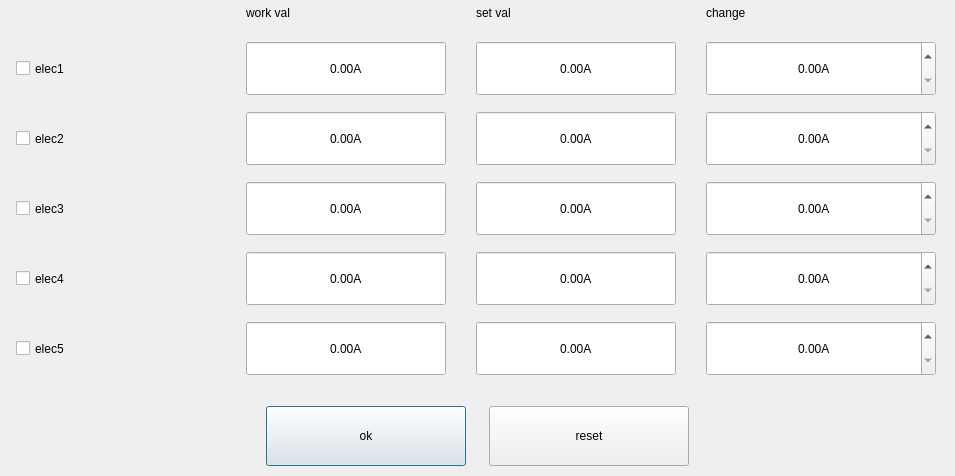
<?xml version="1.0" encoding="UTF-8"?>
<ui version="4.0">
 <class>mEletDlgAdmin</class>
 <widget class="QDialog" name="mEletDlgAdmin">
  <property name="geometry">
   <rect>
    <x>0</x>
    <y>0</y>
    <width>955</width>
    <height>476</height>
   </rect>
  </property>
  <property name="windowTitle">
   <string>Dialog</string>
  </property>
  <layout class="QVBoxLayout" name="verticalLayout_2">
   <property name="spacing">
    <number>0</number>
   </property>
   <property name="topMargin">
    <number>0</number>
   </property>
   <property name="bottomMargin">
    <number>0</number>
   </property>
   <item>
    <layout class="QVBoxLayout" name="verticalLayout">
     <property name="spacing">
      <number>0</number>
     </property>
     <item>
      <layout class="QGridLayout" name="gridLayout" columnstretch="1,0,0,0">
       <property name="horizontalSpacing">
        <number>25</number>
       </property>
       <property name="verticalSpacing">
        <number>15</number>
       </property>
       <item row="1" column="2">
        <widget class="QDoubleSpinBox" name="mDSpin1_2">
         <property name="minimumSize">
          <size>
           <width>130</width>
           <height>55</height>
          </size>
         </property>
         <property name="maximumSize">
          <size>
           <width>200</width>
           <height>55</height>
          </size>
         </property>
         <property name="alignment">
          <set>Qt::AlignCenter</set>
         </property>
         <property name="readOnly">
          <bool>true</bool>
         </property>
         <property name="buttonSymbols">
          <enum>QAbstractSpinBox::NoButtons</enum>
         </property>
         <property name="suffix">
          <string>A</string>
         </property>
        </widget>
       </item>
       <item row="2" column="2">
        <widget class="QDoubleSpinBox" name="mDSpin2_2">
         <property name="minimumSize">
          <size>
           <width>130</width>
           <height>55</height>
          </size>
         </property>
         <property name="maximumSize">
          <size>
           <width>200</width>
           <height>55</height>
          </size>
         </property>
         <property name="alignment">
          <set>Qt::AlignCenter</set>
         </property>
         <property name="readOnly">
          <bool>true</bool>
         </property>
         <property name="buttonSymbols">
          <enum>QAbstractSpinBox::NoButtons</enum>
         </property>
         <property name="suffix">
          <string>A</string>
         </property>
        </widget>
       </item>
       <item row="3" column="2">
        <widget class="QDoubleSpinBox" name="mDSpin3_2">
         <property name="minimumSize">
          <size>
           <width>130</width>
           <height>55</height>
          </size>
         </property>
         <property name="maximumSize">
          <size>
           <width>200</width>
           <height>55</height>
          </size>
         </property>
         <property name="alignment">
          <set>Qt::AlignCenter</set>
         </property>
         <property name="readOnly">
          <bool>true</bool>
         </property>
         <property name="buttonSymbols">
          <enum>QAbstractSpinBox::NoButtons</enum>
         </property>
         <property name="suffix">
          <string>A</string>
         </property>
        </widget>
       </item>
       <item row="1" column="0">
        <widget class="QCheckBox" name="mElecEdt1">
         <property name="minimumSize">
          <size>
           <width>130</width>
           <height>55</height>
          </size>
         </property>
         <property name="maximumSize">
          <size>
           <width>200</width>
           <height>55</height>
          </size>
         </property>
         <property name="text">
          <string>elec1</string>
         </property>
        </widget>
       </item>
       <item row="2" column="0">
        <widget class="QCheckBox" name="mElecEdt2">
         <property name="minimumSize">
          <size>
           <width>130</width>
           <height>55</height>
          </size>
         </property>
         <property name="maximumSize">
          <size>
           <width>200</width>
           <height>55</height>
          </size>
         </property>
         <property name="text">
          <string>elec2</string>
         </property>
        </widget>
       </item>
       <item row="2" column="1">
        <widget class="QDoubleSpinBox" name="mDSpin2">
         <property name="minimumSize">
          <size>
           <width>130</width>
           <height>55</height>
          </size>
         </property>
         <property name="maximumSize">
          <size>
           <width>200</width>
           <height>55</height>
          </size>
         </property>
         <property name="alignment">
          <set>Qt::AlignCenter</set>
         </property>
         <property name="readOnly">
          <bool>true</bool>
         </property>
         <property name="buttonSymbols">
          <enum>QAbstractSpinBox::NoButtons</enum>
         </property>
         <property name="suffix">
          <string>A</string>
         </property>
        </widget>
       </item>
       <item row="1" column="1">
        <widget class="QDoubleSpinBox" name="mDSpin1">
         <property name="minimumSize">
          <size>
           <width>130</width>
           <height>55</height>
          </size>
         </property>
         <property name="maximumSize">
          <size>
           <width>200</width>
           <height>55</height>
          </size>
         </property>
         <property name="alignment">
          <set>Qt::AlignCenter</set>
         </property>
         <property name="readOnly">
          <bool>true</bool>
         </property>
         <property name="buttonSymbols">
          <enum>QAbstractSpinBox::NoButtons</enum>
         </property>
         <property name="suffix">
          <string>A</string>
         </property>
        </widget>
       </item>
       <item row="0" column="3">
        <widget class="QLabel" name="label_9">
         <property name="text">
          <string>change</string>
         </property>
        </widget>
       </item>
       <item row="4" column="2">
        <widget class="QDoubleSpinBox" name="mDSpin4_2">
         <property name="minimumSize">
          <size>
           <width>130</width>
           <height>55</height>
          </size>
         </property>
         <property name="maximumSize">
          <size>
           <width>200</width>
           <height>55</height>
          </size>
         </property>
         <property name="alignment">
          <set>Qt::AlignCenter</set>
         </property>
         <property name="readOnly">
          <bool>true</bool>
         </property>
         <property name="buttonSymbols">
          <enum>QAbstractSpinBox::NoButtons</enum>
         </property>
         <property name="suffix">
          <string>A</string>
         </property>
        </widget>
       </item>
       <item row="3" column="3">
        <widget class="QDoubleSpinBox" name="mDSpin3_3">
         <property name="sizePolicy">
          <sizepolicy hsizetype="Preferred" vsizetype="Fixed">
           <horstretch>0</horstretch>
           <verstretch>0</verstretch>
          </sizepolicy>
         </property>
         <property name="minimumSize">
          <size>
           <width>150</width>
           <height>55</height>
          </size>
         </property>
         <property name="maximumSize">
          <size>
           <width>230</width>
           <height>55</height>
          </size>
         </property>
         <property name="alignment">
          <set>Qt::AlignCenter</set>
         </property>
         <property name="buttonSymbols">
          <enum>QAbstractSpinBox::UpDownArrows</enum>
         </property>
         <property name="suffix">
          <string>A</string>
         </property>
         <property name="maximum">
          <double>20.000000000000000</double>
         </property>
         <property name="singleStep">
          <double>0.010000000000000</double>
         </property>
        </widget>
       </item>
       <item row="5" column="2">
        <widget class="QDoubleSpinBox" name="mDSpin5_2">
         <property name="minimumSize">
          <size>
           <width>130</width>
           <height>55</height>
          </size>
         </property>
         <property name="maximumSize">
          <size>
           <width>200</width>
           <height>55</height>
          </size>
         </property>
         <property name="alignment">
          <set>Qt::AlignCenter</set>
         </property>
         <property name="readOnly">
          <bool>true</bool>
         </property>
         <property name="buttonSymbols">
          <enum>QAbstractSpinBox::NoButtons</enum>
         </property>
         <property name="suffix">
          <string>A</string>
         </property>
        </widget>
       </item>
       <item row="5" column="3">
        <widget class="QDoubleSpinBox" name="mDSpin5_3">
         <property name="sizePolicy">
          <sizepolicy hsizetype="Preferred" vsizetype="Fixed">
           <horstretch>0</horstretch>
           <verstretch>0</verstretch>
          </sizepolicy>
         </property>
         <property name="minimumSize">
          <size>
           <width>150</width>
           <height>55</height>
          </size>
         </property>
         <property name="maximumSize">
          <size>
           <width>230</width>
           <height>55</height>
          </size>
         </property>
         <property name="alignment">
          <set>Qt::AlignCenter</set>
         </property>
         <property name="buttonSymbols">
          <enum>QAbstractSpinBox::UpDownArrows</enum>
         </property>
         <property name="suffix">
          <string>A</string>
         </property>
         <property name="maximum">
          <double>20.000000000000000</double>
         </property>
         <property name="singleStep">
          <double>0.010000000000000</double>
         </property>
        </widget>
       </item>
       <item row="3" column="0">
        <widget class="QCheckBox" name="mElecEdt3">
         <property name="minimumSize">
          <size>
           <width>130</width>
           <height>55</height>
          </size>
         </property>
         <property name="maximumSize">
          <size>
           <width>200</width>
           <height>55</height>
          </size>
         </property>
         <property name="text">
          <string>elec3</string>
         </property>
        </widget>
       </item>
       <item row="3" column="1">
        <widget class="QDoubleSpinBox" name="mDSpin3">
         <property name="minimumSize">
          <size>
           <width>130</width>
           <height>55</height>
          </size>
         </property>
         <property name="maximumSize">
          <size>
           <width>200</width>
           <height>55</height>
          </size>
         </property>
         <property name="alignment">
          <set>Qt::AlignCenter</set>
         </property>
         <property name="readOnly">
          <bool>true</bool>
         </property>
         <property name="buttonSymbols">
          <enum>QAbstractSpinBox::NoButtons</enum>
         </property>
         <property name="suffix">
          <string>A</string>
         </property>
        </widget>
       </item>
       <item row="0" column="2">
        <widget class="QLabel" name="label_7">
         <property name="text">
          <string>set val</string>
         </property>
        </widget>
       </item>
       <item row="1" column="3">
        <widget class="QDoubleSpinBox" name="mDSpin1_3">
         <property name="sizePolicy">
          <sizepolicy hsizetype="Preferred" vsizetype="Fixed">
           <horstretch>0</horstretch>
           <verstretch>0</verstretch>
          </sizepolicy>
         </property>
         <property name="minimumSize">
          <size>
           <width>150</width>
           <height>55</height>
          </size>
         </property>
         <property name="maximumSize">
          <size>
           <width>230</width>
           <height>55</height>
          </size>
         </property>
         <property name="alignment">
          <set>Qt::AlignCenter</set>
         </property>
         <property name="suffix">
          <string>A</string>
         </property>
         <property name="maximum">
          <double>20.000000000000000</double>
         </property>
         <property name="singleStep">
          <double>0.010000000000000</double>
         </property>
        </widget>
       </item>
       <item row="2" column="3">
        <widget class="QDoubleSpinBox" name="mDSpin2_3">
         <property name="sizePolicy">
          <sizepolicy hsizetype="Preferred" vsizetype="Fixed">
           <horstretch>0</horstretch>
           <verstretch>0</verstretch>
          </sizepolicy>
         </property>
         <property name="minimumSize">
          <size>
           <width>150</width>
           <height>55</height>
          </size>
         </property>
         <property name="maximumSize">
          <size>
           <width>230</width>
           <height>55</height>
          </size>
         </property>
         <property name="alignment">
          <set>Qt::AlignCenter</set>
         </property>
         <property name="buttonSymbols">
          <enum>QAbstractSpinBox::UpDownArrows</enum>
         </property>
         <property name="suffix">
          <string>A</string>
         </property>
         <property name="maximum">
          <double>20.000000000000000</double>
         </property>
         <property name="singleStep">
          <double>0.010000000000000</double>
         </property>
        </widget>
       </item>
       <item row="4" column="3">
        <widget class="QDoubleSpinBox" name="mDSpin4_3">
         <property name="sizePolicy">
          <sizepolicy hsizetype="Preferred" vsizetype="Fixed">
           <horstretch>0</horstretch>
           <verstretch>0</verstretch>
          </sizepolicy>
         </property>
         <property name="minimumSize">
          <size>
           <width>150</width>
           <height>55</height>
          </size>
         </property>
         <property name="maximumSize">
          <size>
           <width>230</width>
           <height>55</height>
          </size>
         </property>
         <property name="alignment">
          <set>Qt::AlignCenter</set>
         </property>
         <property name="buttonSymbols">
          <enum>QAbstractSpinBox::UpDownArrows</enum>
         </property>
         <property name="suffix">
          <string>A</string>
         </property>
         <property name="maximum">
          <double>20.000000000000000</double>
         </property>
         <property name="singleStep">
          <double>0.010000000000000</double>
         </property>
        </widget>
       </item>
       <item row="5" column="1">
        <widget class="QDoubleSpinBox" name="mDSpin5">
         <property name="minimumSize">
          <size>
           <width>130</width>
           <height>55</height>
          </size>
         </property>
         <property name="maximumSize">
          <size>
           <width>200</width>
           <height>55</height>
          </size>
         </property>
         <property name="alignment">
          <set>Qt::AlignCenter</set>
         </property>
         <property name="readOnly">
          <bool>true</bool>
         </property>
         <property name="buttonSymbols">
          <enum>QAbstractSpinBox::NoButtons</enum>
         </property>
         <property name="suffix">
          <string>A</string>
         </property>
        </widget>
       </item>
       <item row="4" column="0">
        <widget class="QCheckBox" name="mElecEdt4">
         <property name="minimumSize">
          <size>
           <width>130</width>
           <height>55</height>
          </size>
         </property>
         <property name="maximumSize">
          <size>
           <width>200</width>
           <height>55</height>
          </size>
         </property>
         <property name="text">
          <string>elec4</string>
         </property>
        </widget>
       </item>
       <item row="0" column="1">
        <widget class="QLabel" name="label_8">
         <property name="maximumSize">
          <size>
           <width>16777215</width>
           <height>50</height>
          </size>
         </property>
         <property name="text">
          <string>work val</string>
         </property>
        </widget>
       </item>
       <item row="5" column="0">
        <widget class="QCheckBox" name="mElecEdt5">
         <property name="minimumSize">
          <size>
           <width>130</width>
           <height>55</height>
          </size>
         </property>
         <property name="maximumSize">
          <size>
           <width>200</width>
           <height>55</height>
          </size>
         </property>
         <property name="text">
          <string>elec5</string>
         </property>
        </widget>
       </item>
       <item row="4" column="1">
        <widget class="QDoubleSpinBox" name="mDSpin4">
         <property name="minimumSize">
          <size>
           <width>130</width>
           <height>55</height>
          </size>
         </property>
         <property name="maximumSize">
          <size>
           <width>200</width>
           <height>55</height>
          </size>
         </property>
         <property name="alignment">
          <set>Qt::AlignCenter</set>
         </property>
         <property name="readOnly">
          <bool>true</bool>
         </property>
         <property name="buttonSymbols">
          <enum>QAbstractSpinBox::NoButtons</enum>
         </property>
         <property name="suffix">
          <string>A</string>
         </property>
        </widget>
       </item>
      </layout>
     </item>
     <item>
      <spacer name="verticalSpacer_2">
       <property name="orientation">
        <enum>Qt::Vertical</enum>
       </property>
       <property name="sizeType">
        <enum>QSizePolicy::Fixed</enum>
       </property>
       <property name="sizeHint" stdset="0">
        <size>
         <width>20</width>
         <height>30</height>
        </size>
       </property>
      </spacer>
     </item>
     <item>
      <layout class="QHBoxLayout" name="horizontalLayout">
       <property name="spacing">
        <number>3</number>
       </property>
       <item>
        <spacer name="horizontalSpacer_2">
         <property name="orientation">
          <enum>Qt::Horizontal</enum>
         </property>
         <property name="sizeHint" stdset="0">
          <size>
           <width>40</width>
           <height>20</height>
          </size>
         </property>
        </spacer>
       </item>
       <item alignment="Qt::AlignHCenter">
        <widget class="QPushButton" name="mElcOk">
         <property name="minimumSize">
          <size>
           <width>200</width>
           <height>60</height>
          </size>
         </property>
         <property name="maximumSize">
          <size>
           <width>200</width>
           <height>16777215</height>
          </size>
         </property>
         <property name="text">
          <string>ok</string>
         </property>
        </widget>
       </item>
       <item>
        <spacer name="horizontalSpacer_4">
         <property name="orientation">
          <enum>Qt::Horizontal</enum>
         </property>
         <property name="sizeType">
          <enum>QSizePolicy::Fixed</enum>
         </property>
         <property name="sizeHint" stdset="0">
          <size>
           <width>20</width>
           <height>20</height>
          </size>
         </property>
        </spacer>
       </item>
       <item alignment="Qt::AlignLeft">
        <widget class="QPushButton" name="mResetBtn_2">
         <property name="minimumSize">
          <size>
           <width>200</width>
           <height>60</height>
          </size>
         </property>
         <property name="maximumSize">
          <size>
           <width>200</width>
           <height>16777215</height>
          </size>
         </property>
         <property name="text">
          <string>reset</string>
         </property>
        </widget>
       </item>
       <item>
        <spacer name="horizontalSpacer_3">
         <property name="orientation">
          <enum>Qt::Horizontal</enum>
         </property>
         <property name="sizeHint" stdset="0">
          <size>
           <width>40</width>
           <height>20</height>
          </size>
         </property>
        </spacer>
       </item>
      </layout>
     </item>
     <item>
      <spacer name="verticalSpacer">
       <property name="orientation">
        <enum>Qt::Vertical</enum>
       </property>
       <property name="sizeType">
        <enum>QSizePolicy::Fixed</enum>
       </property>
       <property name="sizeHint" stdset="0">
        <size>
         <width>17</width>
         <height>10</height>
        </size>
       </property>
      </spacer>
     </item>
    </layout>
   </item>
  </layout>
 </widget>
 <resources/>
 <connections/>
</ui>
